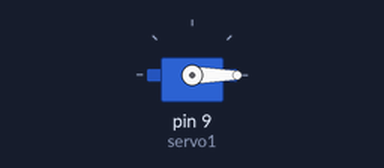
The sketch below on a simulated Arduino Uno, built with avr-gcc and run on an emulated ATmega328P. Parts: servo.

Above: at 0.05 s.
Timing chart, 0 to 3.0 s (numbered marks = the images above):
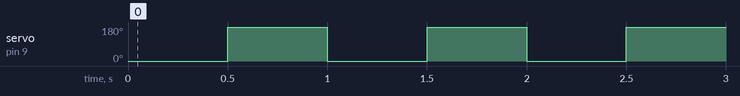

Measured:
- by itself, servo on pin 9 (servo1): alternates 180° for 0.50 s and 0° for 0.50 s

The sketch:

ServoSN.ino
```cpp
#include <Servo.h>

Servo servo1;
void setup() {
  // put your setup code here, to run once:
  servo1.attach(9);   //スイッチ用
}
void loop() {
  // put your main code here, to run repeatedly:
  servo1.write(0);
  delay(500);
  servo1.write(180);
  delay(500);
}
```
